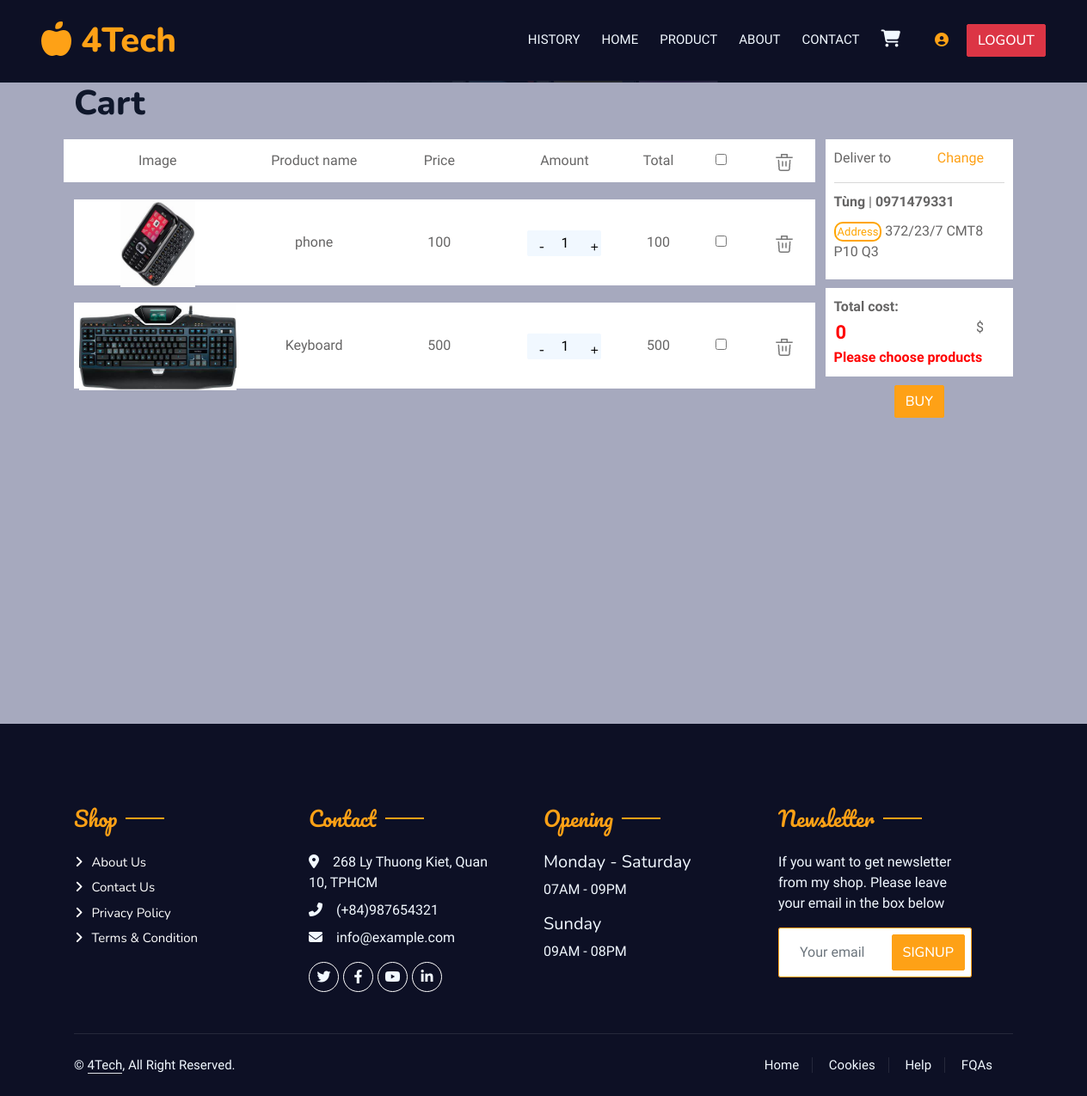
The page /cart/index.php (signed in) on the database its author committed.
### tables this page shows
CREATE TABLE `product` (
  `id` int(11) NOT NULL,
  `name` varchar(100) NOT NULL,
  `amount` int(11) NOT NULL,
  `price` int(11) NOT NULL,
  `date_release` date NOT NULL,
  `image` varchar(50) DEFAULT NULL
);

CREATE TABLE `customer` (
  `id` int(11) NOT NULL,
  `username` varchar(50) NOT NULL,
  `password` text NOT NULL,
  `name` varchar(100) DEFAULT NULL,
  `phone` varchar(100) DEFAULT NULL,
  `address` varchar(256) DEFAULT NULL,
  `birthday` date DEFAULT NULL,
  `adminID` int(11) DEFAULT NULL
);

### cart/index.php (the view, shortened to what this page needs)
<?php
	if($_SESSION['role'] != 'customer'){
		echo 'This page is only for customer';
		exit();
	}else{
		$connection = new mysqli('localhost','root',$_SESSION['password'],'laptrinhweb_db');
		$query = "select * from customer where username='".$_SESSION['username']."'";
		$res = $connection->query($query);
		$CUSTOMER_INFO = $res->fetch_assoc();
		$query = "select id from cart where customerID=".$CUSTOMER_INFO['id'];
		$res = $connection->query($query);
		$cartID = $res->fetch_assoc()['id'];
		$query = "select productID from keep where cartID=".$cartID;
		$res = $connection->query($query);
		$products_in_cart_id = $res->fetch_all(MYSQLI_ASSOC);
		$PRODUCTS_DETAIL = array();
		foreach($products_in_cart_id as $product_id){
			$query = "select * from product where id=".$product_id['productID'];
			$res = $connection->query($query);
			$detail = $res->fetch_assoc();
			$detail['to_money'] = $detail['price'];
			array_push($PRODUCTS_DETAIL, $detail);
		}
	?>
		<!DOCTYPE html>
		<html lang="vi">
			<head>
				<link rel="stylesheet" style="text/css" href="/css/bootstrap.min.css">
				<link rel="stylesheet" style="text/css" href="/css/cart.css">
			</head>
			<body style="background-color: #a6a9be;">
				<?php include('../base/header.php'); ?>
				<div>
					<div class="body-content">
						<div class="container ">
							<div class="row">
								<h1>Cart</h1>
							</div>
							<div class="content">
								<div class="product-list">
									<div id="tbl-header" class="row tbl-header">
										<div class="col-3">Image</div>
										<div class="col-2">Product name</div>
										<div class="col-2">Price</div>
										<div class="col-2">Amount</div>
										<div class="col-1">Total</div>
										<div class="col-1"><input type="checkbox" class="check" id="checkall"></div>
										<div class="col-1">
											<button type="button" value="rm-all" name="rm-btn" class="icon"><img  src="/image/icon/thungrac.png"></button>
										</div>
									</div>
									<div class="scrollable">
										<?php
												foreach($PRODUCTS_DETAIL as $detail){
													echo '<div class="row tbl-item" id="product_'.$detail['id'].'">';
													echo '<div class="col-3"><form method="get" action="">
														<button  type="submit"><img class="product-img" src="'.$detail['image'].'">';
													echo '</button><input type="hidden" name="id" value="'.$detail['id'].'">';
													echo '</form></div>';
													echo '<div class="col-2">'.$detail['name'].'</div>';
													echo '<div class="col-2" id="price_of_'.$detail['id'].'">'.$detail['price'].'</div>';
													echo '<div class="col-2">
														<div class="btn-group" role="group">
															<button type="button" class="btn btn-light decrease-amount" name="decrease'.$detail['id'].'">-</button>
															<input type="number" class="amount btn-light" id="amount_of_'.$detail['id'].'" value="1">
															<button type="button" class="btn btn-light decrease-amount" name="increase'.$detail['id'].'">+</button>
														</div>
													</div>';
													echo '<div class="col-1" id="to_money_'.$detail['id'].'">'.$detail['to_money'].'</div>';
													echo  '<div class="col-1"><input name="checkbox_'.$detail['id'].'"type="checkbox" value="1" form="buy"></div>';
													echo '<div class="col-1">
														<button type="button" name="rm-btn" class="icon" value="'.$detail['id'].'"><img src="/image/icon/thungrac.png"></button>
														</div></div>';
												}
											?>
									</div>
								</div>
								<div class="customer-info">
									<div class="d-flex" id="info">
										<div class="row">
											<div class="col-6">
												Deliver to
											</div>
											<div class="col-6" style="text-align: right;">
												<a href="">Change</a>
											</div>
										</div>
										<hr style="margin-bottom: 10px;">
										<div class="row">
											<div class="col">
											<?php
												echo "<strong>".$CUSTOMER_INFO['name'].'</strong> |
												<strong>'.$CUSTOMER_INFO['phone'].'</strong><br>';
												echo "<div class='home'><span id='home'>Address</span> ".$CUSTOMER_INFO['address'].'</div>';
											?>
											</div>
										</div>
									</div>
									<div class="final">
										<div>
											<strong>Total cost:</strong>
										</div>
										<div class="row total">
											<div class="col-10">
												<input type="number" id="total" value="0" disabled>
											</div>
											<div class="col-2">
												$
											</div>
										</div>
										<div id="ntc">Please choose products</div>
									</div>
									<div class="d-flex justify-content-center">
										<form method="post" action="payment/" id="buy">
											<button class="btn btn-primary" type="submit">Buy</button>
										</form>
									</div>
								</div>
								</div>
							</div>
						</div>
					</div>
			</body>
		</html>
	<?php } ?>

### css/cart.css (style rules this page uses)
body { background-color: aliceblue; }
.row { width: 100%; }
.tbl-header > div { text-align: center; background-color: white; margin: 0px 0px 20px 0px; height: 50px; line-height: 50px; }
.tbl-item > div { text-align: center; background-color: white; margin: 0px 0px 20px 0px; line-height: 100px; height: 100px; }
.content { display: flex; margin: 10px auto; }
.product-list { width: 80%; }
.customer-info { width: 20%; }
#info { background-color: white; display: flex; flex-direction: column; padding: 10px; }
#home { border: 2px solid orange; font-size: 13px; border-radius: 10px; padding: 2px; color: orange; }
.home { margin: 10px 0px; }
.amount { width: 35px; height: 30px; text-align: center; border: 1px solid black; }
button { border: None; background-color: inherit; }
.product-img { height: 100px; }
.decrease-amount { border: 1px solid black; height: 30px; width: 20px; display: inline-flex; align-items: center; justify-content: center; }
.final { margin: 10px 0px; background-color: white; padding: 10px; }
#total, #ntc { color: red; font-weight: bold; }
.col-10 > input { border: none; font-size: 22px; background-color: inherit; }
.scrollable { overflow-y: hidden; height: 600px; }
.icon { height: inherit; }

### utils/css/style.css (style rules this page uses)
:root { --primary: #FEA116; --light: #F1F8FF; --dark: #0F172B; }
.ff-secondary { font-family: 'Pacifico', cursive; }
.btn { font-family: 'Nunito', sans-serif; font-weight: 500; text-transform: uppercase; transition: .5s; }
.btn.btn-primary, .btn.btn-secondary { color: #FFFFFF; }
.section-title { position: relative; display: inline-block; }
.section-title::before { position: absolute; content: ""; width: 45px; height: 2px; top: 50%; left: -55px; margin-top: -1px; background: var(--primary); }
.section-title::after { position: absolute; content: ""; width: 45px; height: 2px; top: 50%; right: -55px; margin-top: -1px; background: var(--primary); }
.section-title.text-start::before, .section-title.text-end::after { display: none; }
.footer .btn.btn-social { margin-right: 5px; width: 35px; height: 35px; display: flex; align-items: center; justify-content: center; color: var(--light); border: 1px solid #FFFFFF; border-radius: 35px; transition: .3s; }
.footer .btn.btn-link { display: block; margin-bottom: 5px; padding: 0; text-align: left; color: #FFFFFF; font-size: 15px; font-weight: normal; text-transform: capitalize; transition: .3s; }
.footer .btn.btn-link::before { position: relative; content: "\f105"; font-family: "Font Awesome 5 Free"; font-weight: 900; margin-right: 10px; }
.footer .copyright { padding: 25px 0; font-size: 15px; border-top: 1px solid rgba(256, 256, 256, .1); }
.footer .copyright a { color: var(--light); }
.footer .footer-menu a { margin-right: 15px; padding-right: 15px; border-right: 1px solid rgba(255, 255, 255, .1); }
.footer .footer-menu a:last-child { margin-right: 0; padding-right: 0; border-right: none; }

### rows shown on the page
product: image (picture), name "phone", price "100", $detail['id'] 5 (drawn)
product: image (picture), name "Keyboard", price "500", $detail['id'] 6 (drawn)
customer: name "Tùng", phone "0971479331", address "372/23/7 CMT8 P10 Q3"
